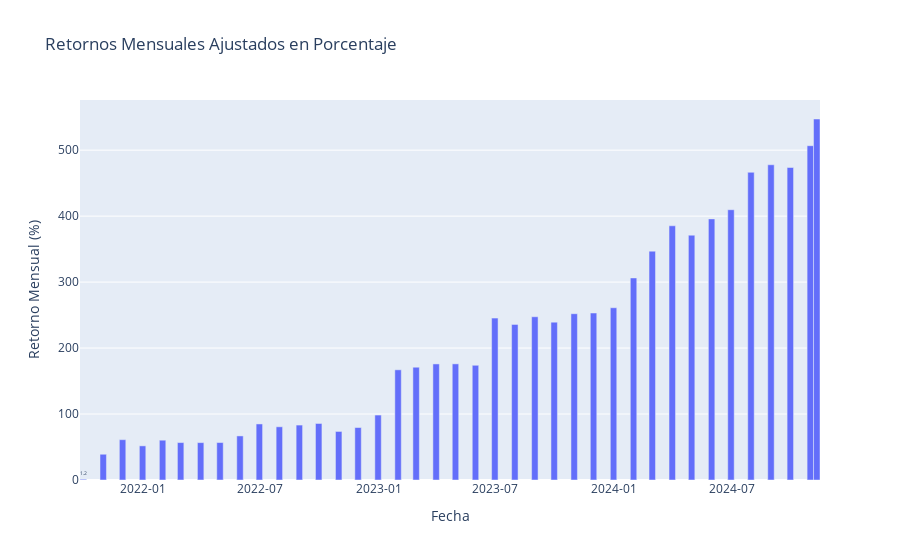

Here is the notebook cell this chart was saved with:
### Code cell
import pandas as pd
import numpy as np
import plotly.express as px

# Supongamos que tienes el DataFrame `df` como en el ejemplo
# Convertir el índice a tipo datetime si no lo está
df = equity_curves["variaciones_porcentuales"]
df.index = pd.to_datetime(df.index)

# Calcular los retornos diarios en porcentaje
df['Daily Return'] = ((df['Equity'] - df['Equity'].iloc[0]) / df['Equity'].iloc[0]) * 100

# Crear un DataFrame resampleado con valores mínimo y máximo para cada mes
monthly_min = df['Daily Return'].resample("M").min()
monthly_max = df['Daily Return'].resample("M").max()

# Aplicar la lógica de np.where para seleccionar el mínimo si < 0, máximo si >= 0
monthly_returns = np.where(monthly_max >= 0, monthly_max, monthly_min)

# Crear un índice temporal basado en las fechas de los datos mensuales
monthly_index = df['Daily Return'].resample("M").apply(lambda x: x.index[-1])

# Crear un DataFrame para el gráfico
monthly_df = pd.DataFrame({
    'Fecha': monthly_index,
    'Retorno Mensual': monthly_returns
})

# Crear el gráfico de barras con Plotly
fig = px.bar(
    monthly_df,
    x='Fecha',
    y='Retorno Mensual',
    labels={"Fecha": "Fecha", "Retorno Mensual": "Retorno Mensual (%)"},
    title="Retornos Mensuales Ajustados en Porcentaje",
    text_auto='.2s'
)

fig.update_layout(
    # width=800,
    # height=700,
    xaxis_title="Fecha",
    yaxis_title="Retorno Mensual (%)",
    xaxis=dict(tickformat="%Y-%m"),
    bargap=0,  # Reduce el espacio entre barras (0 = sin espacio, 1 = barras separadas completamente)
)

fig.show()

### Figure 1 — Plotly figure (JSON) as saved in the notebook; plotly's stock layout.template omitted (floating-point values rounded to 4 significant figures)
{"data": [{"alignmentgroup": "True", "hovertemplate": "Fecha=%{x}<br>Retorno Mensual (%)=%{y}<extra></extra>", "legendgroup": "", "marker": {"color": "#636efa", "pattern": {"shape": ""}}, "name": "", "offsetgroup": "", "orientation": "v", "showlegend": false, "textposition": "auto", "texttemplate": "%{y:.2s}", "type": "bar", "x": ["2021-09-30T00:00:00", "2021-10-31T00:00:00", "2021-11-30T00:00:00", "2021-12-31T00:00:00", "2022-01-31T00:00:00", "2022-02-28T00:00:00", "2022-03-31T00:00:00", "2022-04-30T00:00:00", "2022-05-31T00:00:00", "2022-06-30T00:00:00", "2022-07-31T00:00:00", "2022-08-31T00:00:00", "2022-09-30T00:00:00", "2022-10-31T00:00:00", "2022-11-30T00:00:00", "2022-12-31T00:00:00", "2023-01-31T00:00:00", "2023-02-28T00:00:00", "2023-03-31T00:00:00", "2023-04-30T00:00:00", "2023-05-31T00:00:00", "2023-06-30T00:00:00", "2023-07-31T00:00:00", "2023-08-31T00:00:00", "2023-09-30T00:00:00", "2023-10-31T00:00:00", "2023-11-30T00:00:00", "2023-12-31T00:00:00", "2024-01-31T00:00:00", "2024-02-29T00:00:00", "2024-03-31T00:00:00", "2024-04-30T00:00:00", "2024-05-31T00:00:00", "2024-06-30T00:00:00", "2024-07-31T00:00:00", "2024-08-31T00:00:00", "2024-09-30T00:00:00", "2024-10-31T00:00:00", "2024-11-10T00:00:00"], "xaxis": "x", "y": [1.153, 39.05, 61.1, 51.75, 60.34, 56.75, 56.66, 56.77, 66.82, 84.97, 80.67, 83.27, 85.69, 73.59, 79.54, 98.47, 167.0, 170.9, 175.9, 176.1, 173.9, 245.4, 235.9, 247.5, 239.3, 252.1, 253.1, 261.1, 306.3, 346.9, 385.4, 371.1, 395.8, 409.7, 466.4, 477.8, 473.7, 506.8, 547.2], "yaxis": "y"}], "layout": {"bargap": 0, "barmode": "relative", "legend": {"tracegroupgap": 0}, "title": {"text": "Retornos Mensuales Ajustados en Porcentaje"}, "xaxis": {"anchor": "y", "domain": [0, 1], "tickformat": "%Y-%m", "title": {"text": "Fecha"}}, "yaxis": {"anchor": "x", "domain": [0, 1], "title": {"text": "Retorno Mensual (%)"}}}}
